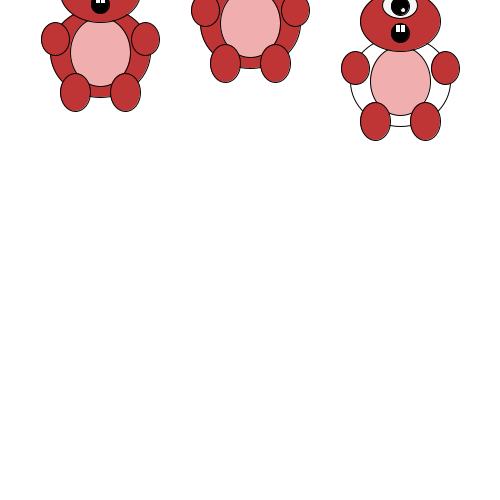
Frame 1 (no input)
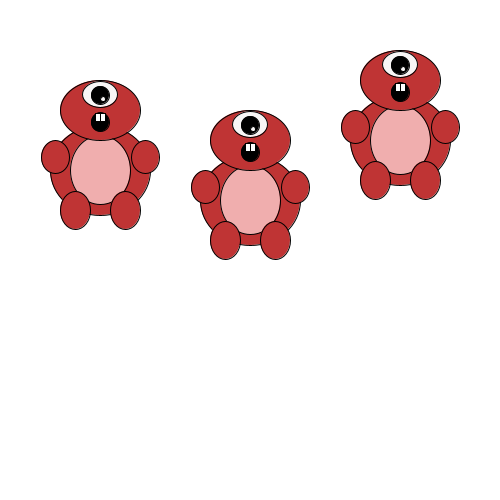
Frame 60 (the mouse pressed at the canvas centre just before this capture)
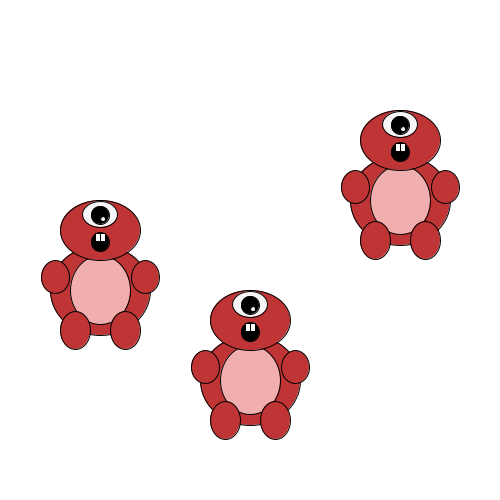
Frame 120 (the mouse held since frame 60 and released just before this capture)

The Processing sketch that drew these frames (run headless with seeded random() and noise(); from frame 60 on, the mouse is pressed at the canvas centre):

// Processing sketch: processing_132213
// ── processing_132213.pde

Monster mijnMonster;
Monster mijnMonster2;
Monster mijnMonster3;

void setup() {
  size(500,500);
  mijnMonster = new Monster(400, 80, 1);
  mijnMonster2 = new Monster(100, 50, 2);
  mijnMonster3 = new Monster(250, 20, 3);
}

void draw() {
  background(255);
  mijnMonster.update();
  mijnMonster.drawMonster();
  mijnMonster.test();
  
  mijnMonster2.update();
  mijnMonster2.drawMonster();
  mijnMonster2.test();
  
  mijnMonster3.update();
  mijnMonster3.drawMonster();
  mijnMonster3.test();
}



class Monster{
int X;
int richting;
int teller = 0;
int spatie;
int y;
int stop;
int monsterX;
int monsterY;
boolean test = true;

  Monster(int tempX, int tempY, int tempRichting){
    monsterX = tempX;
    monsterY = tempY;
    richting = tempRichting;
    test = true;
  }
  
void update(){
  monsterY = monsterY + richting;
  if(monsterY > width){
    richting = - richting;}
}

void test(){
  if(monsterY <=0 || monsterY >= height){
    richting = - richting;
    teller = teller + 1;
  }
}

void drawMonster(){
  /*body*/
  ellipseMode(CENTER);
  ellipse(monsterX, monsterY, 100, 90);
  
  /*inside*/
  fill(240, 174, 174);
  ellipseMode(CENTER);
  ellipse(monsterX,monsterY, 60, 69);
  stroke(0);
  
if(test ==true){
    fill(191, 52, 52);
  }
  
  if(test == false){
    fill(234, 121, 0);
  }
  
  /*head*/
  ellipseMode(CENTER);
  ellipse(monsterX,monsterY -60, 80, 60);
  
    /*mouth*/
  fill(0);
  ellipseMode(CENTER);
  ellipse(monsterX,monsterY -48, 18, 19);
  
  /*teeth left*/
  fill(255);
  rect(monsterX -5,monsterY -57, 5,8);
 
  /*teeth right*/
  fill(255);
  rect(monsterX,monsterY -57, 5, 8);
  
  /*eye*/
  fill(247, 245, 245);
  ellipseMode(CENTER);
  ellipse(monsterX,monsterY -76, 35, 26);
  
  /*pupil*/
  fill(0);
  ellipseMode(CENTER);
  ellipse(monsterX, monsterY -75, 18, 18);
  
  /*iris*/
  fill(247, 245, 245);
  ellipseMode(CENTER);
  ellipse(monsterX +3, monsterY -71, 5, 5);
  
if(test ==true){
    fill(191, 52, 52);
  }
  
  if(test == false){
    fill(234, 121, 0);
  }
  
  /*foot left*/
  ellipseMode(CENTER);
  ellipse(monsterX -25, monsterY +40, 30, 38);
  
  /*foot right*/
  ellipseMode(CENTER);
  ellipse(monsterX +25, monsterY +40, 30, 38);
  
  /*hand left*/
  ellipseMode(CENTER);
  ellipse(monsterX -45, monsterY -13, 28, 33);
  
  /*hand right*/
  ellipseMode(CENTER);
  ellipse(monsterX +45, monsterY -13, 28, 33);
   
  /*repeat*/
  if(monsterY==-30) {
    monsterY=200;
  }
}
}
